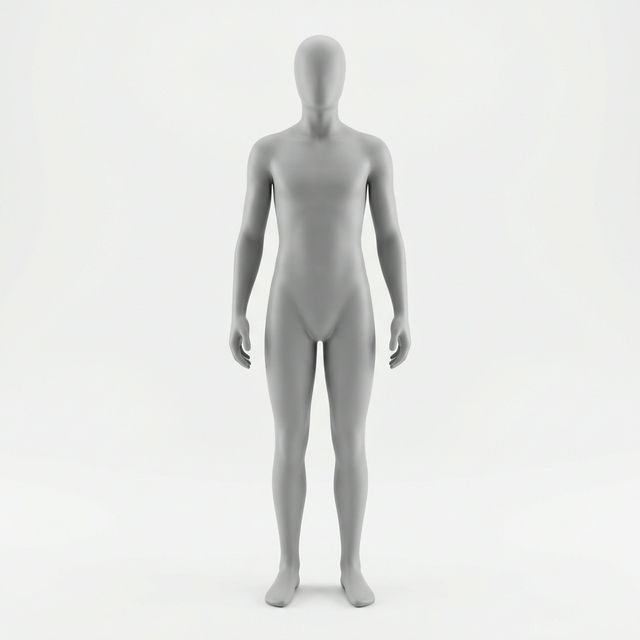
#> input picture assets/images/mannequin_front.jpg, 640 x 640 px
$ python -i quality_assessor.py   (imports and definitions only)   (older library calls are emulated)
#> lines starting #> are read from the running program, lines starting #| are printed output that depends on the picture; after the words box and inside, x2 and y2 are one past the last pixel; in counts of white or black regions, pixels touching at a corner belong together
"""
Professional Photo Quality Assessment
Image quality scoring for e-commerce product photos
"""

import cv2
import numpy as np
from typing import Dict, Tuple
import logging
from dataclasses import dataclass
import base64

logger = logging.getLogger(__name__)


@dataclass
class QualityScore:
    """Quality assessment scores"""
    overall: float  # 0-100
    sharpness: float  # 0-100
    lighting: float  # 0-100
    composition: float  # 0-100
    background: float  # 0-100
    ecommerce_ready: bool
    issues: list
    recommendations: list


class QualityAssessor:
    """
    Professional photo quality assessment for e-commerce

    Evaluates:
    - Image sharpness (blur detection)
    - Lighting quality
    - Composition (centering, framing)
    - Background quality
    - Overall e-commerce readiness
    """

    def __init__(self):
        self.min_resolution = (800, 800)
        self.ideal_resolution = (2000, 2000)

    def assess_sharpness(self, image: np.ndarray) -> Tuple[float, Dict]:
        """
        Assess image sharpness using Laplacian variance

        Args:
            image: BGR image

        Returns:
            Sharpness score (0-100) and details
        """
        gray = cv2.cvtColor(image, cv2.COLOR_BGR2GRAY)

        # Laplacian variance method
        laplacian_var = cv2.Laplacian(gray, cv2.CV_64F).var()

        # FFT-based sharpness
        f_transform = np.fft.fft2(gray)
        f_shift = np.fft.fftshift(f_transform)
        magnitude = np.abs(f_shift)

        # High frequency content
        h, w = magnitude.shape
        center_h, center_w = h // 2, w // 2
        radius = min(h, w) // 4

        y, x = np.ogrid[:h, :w]
        mask = (x - center_w)**2 + (y - center_h)**2 > radius**2
        high_freq_energy = np.sum(magnitude[mask]) / np.sum(magnitude)

        # Combine metrics
        # Laplacian typically ranges 0-1000+, normalize
        laplacian_score = min(laplacian_var / 500 * 100, 100)
        fft_score = high_freq_energy * 500  # Scale appropriately

        # Weighted combination
        sharpness_score = (laplacian_score * 0.7 + fft_score * 0.3)
        sharpness_score = max(0, min(100, sharpness_score))

        details = {
            "laplacianVariance": float(laplacian_var),
            "highFreqEnergy": float(high_freq_energy),
            "isBlurry": laplacian_var < 100,
            "blurLevel": "sharp" if laplacian_var > 500 else "moderate" if laplacian_var > 100 else "blurry"
        }

        return float(sharpness_score), details

    def assess_lighting(self, image: np.ndarray) -> Tuple[float, Dict]:
        """
        Assess lighting quality

        Args:
            image: BGR image

        Returns:
            Lighting score (0-100) and details
        """
        # Convert to LAB color space
        lab = cv2.cvtColor(image, cv2.COLOR_BGR2LAB)
        l_channel = lab[:, :, 0]

        # Calculate lighting metrics
        mean_brightness = np.mean(l_channel)
        std_brightness = np.std(l_channel)

        # Check for over/underexposure
        overexposed = np.sum(l_channel > 250) / l_channel.size
        underexposed = np.sum(l_channel < 20) / l_channel.size

        # Ideal brightness is around 127-170
        brightness_score = 100 - abs(mean_brightness - 148) / 148 * 100
        brightness_score = max(0, brightness_score)

        # Penalize over/underexposure
        exposure_penalty = (overexposed + underexposed) * 200

        # Contrast score (std dev should be moderate)
        # Ideal std is around 30-60
        contrast_score = 100 - abs(std_brightness - 45) / 45 * 100
        contrast_score = max(0, contrast_score)

        # Combined lighting score
        lighting_score = (brightness_score * 0.5 + contrast_score * 0.5) - exposure_penalty
        lighting_score = max(0, min(100, lighting_score))

        details = {
            "meanBrightness": float(mean_brightness),
            "stdBrightness": float(std_brightness),
            "overexposedPercent": float(overexposed * 100),
            "underexposedPercent": float(underexposed * 100),
            "quality": "good" if lighting_score > 70 else "moderate" if lighting_score > 40 else "poor"
        }

        return float(lighting_score), details

    def assess_composition(self, image: np.ndarray) -> Tuple[float, Dict]:
        """
        Assess composition (centering, framing, aspect ratio)

        Args:
            image: BGR image

        Returns:
            Composition score (0-100) and details
        """
        h, w = image.shape[:2]

        # Aspect ratio score (1:1 is ideal for e-commerce)
        aspect_ratio = w / h
        ideal_aspect = 1.0
        aspect_score = 100 - abs(aspect_ratio - ideal_aspect) / ideal_aspect * 100
        aspect_score = max(0, aspect_score)

        # Resolution score
        total_pixels = w * h
        min_pixels = self.min_resolution[0] * self.min_resolution[1]
        ideal_pixels = self.ideal_resolution[0] * self.ideal_resolution[1]

        if total_pixels < min_pixels:
            resolution_score = (total_pixels / min_pixels) * 50
        elif total_pixels < ideal_pixels:
            resolution_score = 50 + (total_pixels - min_pixels) / (ideal_pixels - min_pixels) * 50
        else:
            resolution_score = 100

        # Edge detection for subject detection
        gray = cv2.cvtColor(image, cv2.COLOR_BGR2GRAY)
        edges = cv2.Canny(gray, 50, 150)

        # Find subject center of mass
        y_indices, x_indices = np.where(edges > 0)
        if len(x_indices) > 0:
            center_x = np.mean(x_indices)
            center_y = np.mean(y_indices)

            # Calculate centering score
            x_offset = abs(center_x - w/2) / (w/2)
            y_offset = abs(center_y - h/2) / (h/2)

            centering_score = 100 - ((x_offset + y_offset) / 2 * 100)
            centering_score = max(0, centering_score)
        else:
            centering_score = 50

        # Combined composition score
        composition_score = (
            aspect_score * 0.3 +
            resolution_score * 0.4 +
            centering_score * 0.3
        )

        details = {
            "resolution": f"{w}x{h}",
            "aspectRatio": round(aspect_ratio, 2),
            "totalPixels": total_pixels,
            "resolutionQuality": "high" if total_pixels > ideal_pixels else "medium" if total_pixels > min_pixels else "low",
            "centeringScore": round(centering_score, 1)
        }

        return float(composition_score), details

    def assess_background(self, image: np.ndarray) -> Tuple[float, Dict]:
        """
        Assess background quality (cleanness, distractions)

        Args:
            image: BGR image

        Returns:
            Background score (0-100) and details
        """
        h, w = image.shape[:2]

        # Sample edges (likely background)
        border_size = min(h, w) // 10

        top = image[:border_size, :]
        bottom = image[-border_size:, :]
        left = image[:, :border_size]
        right = image[:, -border_size:]

        edges = np.concatenate([
            top.reshape(-1, 3),
            bottom.reshape(-1, 3),
            left.reshape(-1, 3),
            right.reshape(-1, 3)
        ])

        # Calculate background uniformity
        bg_std = np.std(edges, axis=0).mean()
        bg_mean = np.mean(edges, axis=0)

        # Check if background is close to white (ideal for e-commerce)
        whiteness = np.mean(bg_mean) / 255
        is_white_bg = whiteness > 0.85 and bg_std < 20

        # Uniformity score (low std = uniform background)
        uniformity_score = max(0, 100 - bg_std * 2)

        # White background bonus
        if is_white_bg:
            background_score = 100
        else:
            # Score based on uniformity
            background_score = uniformity_score * 0.8

        details = {
            "stdDev": float(bg_std),
            "meanColor": [int(x) for x in bg_mean],
            "whiteness": round(whiteness * 100, 1),
            "isWhiteBackground": is_white_bg,
            "uniformity": round(uniformity_score, 1),
            "quality": "excellent" if is_white_bg else "good" if uniformity_score > 70 else "moderate"
        }

        return float(background_score), details

    def assess_quality(self, image: np.ndarray) -> QualityScore:
        """
        Complete quality assessment

        Args:
            image: BGR image

        Returns:
            QualityScore with all metrics
        """
        # Run all assessments
        sharpness, sharp_details = self.assess_sharpness(image)
        lighting, light_details = self.assess_lighting(image)
        composition, comp_details = self.assess_composition(image)
        background, bg_details = self.assess_background(image)

        # Calculate overall score (weighted)
        overall = (
            sharpness * 0.30 +
            lighting * 0.25 +
            composition * 0.25 +
            background * 0.20
        )

        # Identify issues
        issues = []
        recommendations = []

        if sharpness < 50:
            issues.append("Image is blurry or out of focus")
            recommendations.append("Use better lighting and ensure camera is stable")

        if lighting < 50:
            issues.append("Poor lighting quality")
            recommendations.append("Use studio lighting or natural daylight")

        if light_details["overexposedPercent"] > 5:
            issues.append("Image is overexposed")
            recommendations.append("Reduce exposure or use softer lighting")

        if light_details["underexposedPercent"] > 5:
            issues.append("Image is underexposed")
            recommendations.append("Increase lighting or adjust exposure")

        if composition < 60:
            if comp_details["resolutionQuality"] == "low":
                issues.append("Resolution too low for e-commerce")
                recommendations.append(f"Use at least {self.min_resolution[0]}x{self.min_resolution[1]} resolution")

            if comp_details["centeringScore"] < 60:
                issues.append("Subject is off-center")
                recommendations.append("Center the product in the frame")

        if not bg_details["isWhiteBackground"]:
            issues.append("Background is not white")
            recommendations.append("Use white background for professional e-commerce photos")

        # E-commerce readiness
        ecommerce_ready = (
            overall >= 70 and
            sharpness >= 60 and
            lighting >= 50 and
            bg_details["isWhiteBackground"]
        )

        return QualityScore(
            overall=round(overall, 1),
            sharpness=round(sharpness, 1),
            lighting=round(lighting, 1),
            composition=round(composition, 1),
            background=round(background, 1),
            ecommerce_ready=ecommerce_ready,
            issues=issues,
            recommendations=recommendations
        )


# [39 lines left out: function assess_photo_quality_from_base64, not called in this run]

>>> import cv2
>>> picture = cv2.imread('../../assets/images/mannequin_front.jpg')
#> picture is the input picture: shape (640, 640, 3); mean B, G, R 226.7, 228.9, 227.9
>>> result = QualityAssessor().assess_quality(picture)
#> in assess_sharpness, `laplacian_var = cv2.Laplacian(gray, cv2.CV_64F).var()`: laplacian_var = 59.53
#> in assess_sharpness, `high_freq_energy = np.sum(magnitude[mask]) / np.sum(magnitude)`: high_freq_energy = 0.275
#> in assess_sharpness, `laplacian_score = min(laplacian_var / 500 * 100, 100)`: laplacian_score = 11.91
#> in assess_sharpness, `fft_score = high_freq_energy * 500`: fft_score = 137.7
#> in assess_sharpness, `sharpness_score = (laplacian_score * 0.7 + fft_score * 0.3)`: sharpness_score = 49.66
#> in assess_sharpness, `details = { "laplacianVariance": float(laplacian_var), "highFreqEnergy..`: details = {'laplacianVariance': 59.53, 'highFreqEnergy': 0.275, 'isBlurry': True, 'blurLevel': 'blurry'}
#> in assess_quality, `sharpness, sharp_details = self.assess_sharpness(image)`: sharpness = 49.66; sharp_details has the same summary as details in assess_sharpness
#> in assess_lighting, `mean_brightness = np.mean(l_channel)`: mean_brightness = 231.2
#> in assess_lighting, `std_brightness = np.std(l_channel)`: std_brightness = 28.34
#> in assess_lighting, `overexposed = np.sum(l_channel > 250) / l_channel.size`: overexposed = 0.000408
#> in assess_lighting, `underexposed = np.sum(l_channel < 20) / l_channel.size`: underexposed = 3.66e-05
#> in assess_lighting, `brightness_score = 100 - abs(mean_brightness - 148) / 148 * 100`: brightness_score = 43.76
#> in assess_lighting, `exposure_penalty = (overexposed + underexposed) * 200`: exposure_penalty = 0.0889
#> in assess_lighting, `contrast_score = 100 - abs(std_brightness - 45) / 45 * 100`: contrast_score = 62.98
#> in assess_lighting, `lighting_score = (brightness_score * 0.5 + contrast_score * 0.5) - exp..`: lighting_score = 53.28
#> in assess_lighting, `details = { "meanBrightness": float(mean_brightness), "stdBrightness":..`: details = {'meanBrightness': 231.2, 'stdBrightness': 28.34, 'overexposedPercent': 0.0408, 'underexposedPercent': 0.00366, 'quality': 'moderate'}
#> in assess_quality, `lighting, light_details = self.assess_lighting(image)`: lighting = 53.28; light_details has the same summary as details in assess_lighting
#> in assess_composition, `edges = cv2.Canny(gray, 50, 150)`:
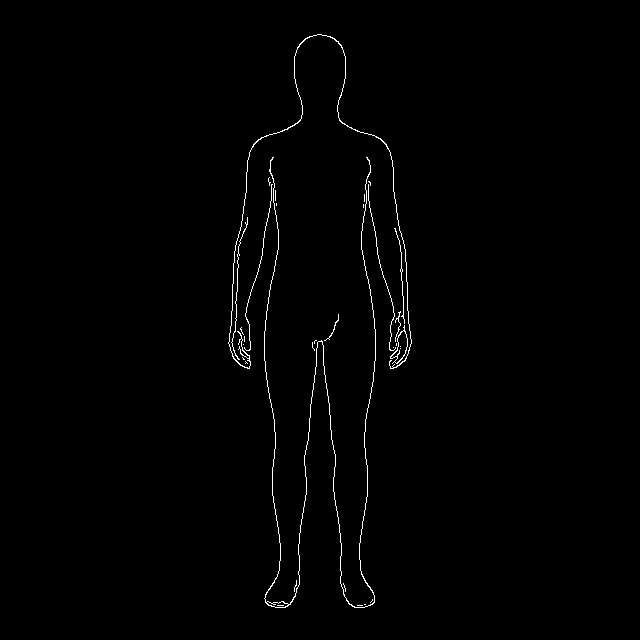
#> edges: shape (640, 640); 0.83% white in thin lines or dots, all inside (x1, y1, x2, y2) = (228, 34, 412, 608)
#> in assess_composition, `y_indices, x_indices = np.where(edges > 0)`: y_indices = 3408 values from 34 to 607; x_indices = 3408 values, max 411 at index 1846, min 228 at index 1884, mean 319.7
#> in assess_composition, `center_x = np.mean(x_indices)`: center_x = 319.7
#> in assess_composition, `center_y = np.mean(y_indices)`: center_y = 333.2
#> in assess_composition, `x_offset = abs(center_x - w/2) / (w/2)`: x_offset = 0.000949
#> in assess_composition, `y_offset = abs(center_y - h/2) / (h/2)`: y_offset = 0.0412
#> in assess_composition, `centering_score = 100 - ((x_offset + y_offset) / 2 * 100)`: centering_score = 97.89
#> in assess_composition, `composition_score = ( aspect_score * 0.3 + resolution_score * 0.4 + ce..`: composition_score = 72.17
#> in assess_composition, `details = { "resolution": f"{w}x{h}", "aspectRatio": round(aspect_rati..`: details = {'resolution': '640x640', 'aspectRatio': 1, 'totalPixels': 409600, 'resolutionQuality': 'low', 'centeringScore': 97.9}
#> in assess_quality, `composition, comp_details = self.assess_composition(image)`: composition = 72.17; comp_details has the same summary as details in assess_composition
#> in assess_background, `top = image[:border_size, :]`:
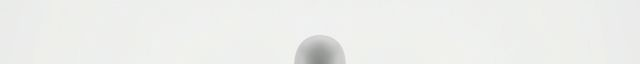
#> top: shape (64, 640, 3); mean B, G, R 234.9, 237.6, 236.6
#> in assess_background, `bottom = image[-border_size:, :]`:
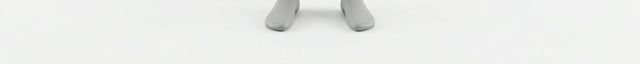
#> bottom: shape (64, 640, 3); mean B, G, R 234.3, 236.7, 235.8
#> in assess_background, `left = image[:, :border_size]`:
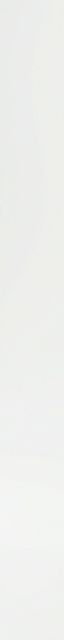
#> left: shape (640, 64, 3); mean B, G, R 236.9, 239.4, 238.5
#> in assess_background, `bg_std = np.std(edges, axis=0).mean()`: bg_std = 9.08
#> in assess_background, `bg_mean = np.mean(edges, axis=0)`: bg_mean = [235.9, 238.4, 237.4]
#> in assess_background, `whiteness = np.mean(bg_mean) / 255`: whiteness = 0.93
#> in assess_background, `is_white_bg = whiteness > 0.85 and bg_std < 20`: is_white_bg = True
#> in assess_background, `uniformity_score = max(0, 100 - bg_std * 2)`: uniformity_score = 81.85
#> in assess_background, `details = { "stdDev": float(bg_std), "meanColor": [int(x) for x in bg_..`: details = {'stdDev': 9.08, 'meanColor': [235, 238, 237], 'whiteness': 93, 'isWhiteBackground': True, 'uniformity': 81.8, 'quality': 'excellent'}
#> in assess_quality, `background, bg_details = self.assess_background(image)`: background = 100; bg_details has the same summary as details in assess_background
#> in assess_quality, `overall = ( sharpness * 0.30 + lighting * 0.25 + composition * 0.25 + ..`: overall = 66.26
#> in assess_quality, `ecommerce_ready = ( overall >= 70 and sharpness >= 60 and lighting >= ..`: ecommerce_ready = False
